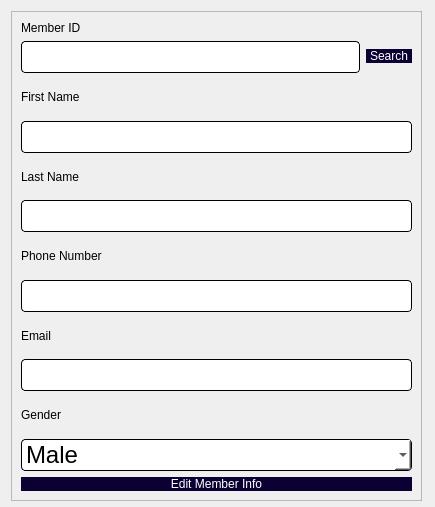
<?xml version="1.0" encoding="UTF-8"?>
<ui version="4.0">
 <class>editMember</class>
 <widget class="QDialog" name="editMember">
  <property name="geometry">
   <rect>
    <x>0</x>
    <y>0</y>
    <width>435</width>
    <height>507</height>
   </rect>
  </property>
  <property name="windowTitle">
   <string>Dialog</string>
  </property>
  <widget class="QFrame" name="frame">
   <property name="geometry">
    <rect>
     <x>11</x>
     <y>11</y>
     <width>411</width>
     <height>490</height>
    </rect>
   </property>
   <property name="frameShape">
    <enum>QFrame::StyledPanel</enum>
   </property>
   <property name="frameShadow">
    <enum>QFrame::Raised</enum>
   </property>
   <layout class="QVBoxLayout" name="verticalLayout_4">
    <item>
     <layout class="QHBoxLayout" name="horizontalLayout">
      <item>
       <layout class="QVBoxLayout" name="verticalLayout_2">
        <item>
         <widget class="QLabel" name="label_11">
          <property name="styleSheet">
           <string notr="true">font: 13pt &quot;Lato&quot;;
color: rgb(0, 0, 0);</string>
          </property>
          <property name="text">
           <string>Member ID</string>
          </property>
         </widget>
        </item>
        <item>
         <widget class="QLineEdit" name="ID">
          <property name="styleSheet">
           <string notr="true">QLineEdit{
	background-color: rgb(255, 255, 255);
	 border: 1px  solid;
     border-radius: 4px;
	font: 24px
}</string>
          </property>
         </widget>
        </item>
       </layout>
      </item>
      <item>
       <layout class="QVBoxLayout" name="verticalLayout_3">
        <item>
         <spacer name="verticalSpacer">
          <property name="orientation">
           <enum>Qt::Vertical</enum>
          </property>
          <property name="sizeType">
           <enum>QSizePolicy::Fixed</enum>
          </property>
          <property name="sizeHint" stdset="0">
           <size>
            <width>20</width>
            <height>18</height>
           </size>
          </property>
         </spacer>
        </item>
        <item>
         <widget class="QPushButton" name="searchMemberBtn">
          <property name="styleSheet">
           <string notr="true">QPushButton{
border-radius:15px;
padding : 0 4px;
background: #0c0033;
border -radius:10px;
color: rgb(255, 255, 255);
font: 10pt &quot;Lato&quot;;
}
QPushButton:hover:!pressed
{

background:#ababab;
}
QToolButton
{

border-radius:10px;
bacground:red;
color:red;
}

QPushButton:pressed
{
              font-size: 19px;
              transition: 0.9s; 
}</string>
          </property>
          <property name="text">
           <string>Search</string>
          </property>
         </widget>
        </item>
       </layout>
      </item>
     </layout>
    </item>
    <item>
     <layout class="QVBoxLayout" name="verticalLayout">
      <item>
       <widget class="QLabel" name="label_6">
        <property name="styleSheet">
         <string notr="true">font: 13pt &quot;Lato&quot;;
color: rgb(0, 0, 0);</string>
        </property>
        <property name="text">
         <string>First Name</string>
        </property>
       </widget>
      </item>
      <item>
       <widget class="QLineEdit" name="firstName">
        <property name="styleSheet">
         <string notr="true">QLineEdit{
	background-color: rgb(255, 255, 255);
	 border: 1px  solid;
     border-radius: 4px;
	font: 24px
}</string>
        </property>
       </widget>
      </item>
     </layout>
    </item>
    <item>
     <layout class="QVBoxLayout" name="verticalLayout_10">
      <item>
       <widget class="QLabel" name="label_10">
        <property name="styleSheet">
         <string notr="true">font: 13pt &quot;Lato&quot;;
color: rgb(0, 0, 0);</string>
        </property>
        <property name="text">
         <string>Last Name </string>
        </property>
       </widget>
      </item>
      <item>
       <widget class="QLineEdit" name="lastName">
        <property name="styleSheet">
         <string notr="true">QLineEdit{
	background-color: rgb(255, 255, 255);
	 border: 1px  solid;
     border-radius: 4px;
	font: 24px
}</string>
        </property>
       </widget>
      </item>
     </layout>
    </item>
    <item>
     <layout class="QVBoxLayout" name="verticalLayout_7">
      <item>
       <widget class="QLabel" name="label_7">
        <property name="styleSheet">
         <string notr="true">font: 13pt &quot;Lato&quot;;
color: rgb(0, 0, 0);</string>
        </property>
        <property name="text">
         <string>Phone Number</string>
        </property>
       </widget>
      </item>
      <item>
       <widget class="QLineEdit" name="phone">
        <property name="styleSheet">
         <string notr="true">QLineEdit{
	background-color: rgb(255, 255, 255);
	 border: 1px  solid;
     border-radius: 4px;
	font: 24px
}</string>
        </property>
       </widget>
      </item>
     </layout>
    </item>
    <item>
     <layout class="QVBoxLayout" name="verticalLayout_8">
      <item>
       <widget class="QLabel" name="label_8">
        <property name="styleSheet">
         <string notr="true">font: 13pt &quot;Lato&quot;;
color: rgb(0, 0, 0);</string>
        </property>
        <property name="text">
         <string>Email </string>
        </property>
       </widget>
      </item>
      <item>
       <widget class="QLineEdit" name="mail">
        <property name="styleSheet">
         <string notr="true">QLineEdit{
	background-color: rgb(255, 255, 255);
	 border: 1px  solid;
     border-radius: 4px;
	font: 24px
}</string>
        </property>
       </widget>
      </item>
     </layout>
    </item>
    <item>
     <layout class="QVBoxLayout" name="verticalLayout_9">
      <item>
       <widget class="QLabel" name="label_9">
        <property name="styleSheet">
         <string notr="true">font: 13pt &quot;Lato&quot;;
color: rgb(0, 0, 0);</string>
        </property>
        <property name="text">
         <string>Gender</string>
        </property>
       </widget>
      </item>
      <item>
       <widget class="QComboBox" name="gender">
        <property name="styleSheet">
         <string notr="true">QComboBox{
	background-color: rgb(255, 255, 255);
	 border: 1px  solid;
     border-radius: 4px;
	font: 24px
}</string>
        </property>
        <item>
         <property name="text">
          <string>Male</string>
         </property>
        </item>
        <item>
         <property name="text">
          <string>Female</string>
         </property>
        </item>
       </widget>
      </item>
     </layout>
    </item>
    <item>
     <layout class="QHBoxLayout" name="horizontalLayout_2">
      <item>
       <widget class="QPushButton" name="editMemberBtn">
        <property name="styleSheet">
         <string notr="true">QPushButton{
border-radius:15px;
padding : 0 4px;
background: #0c0033;
border -radius:10px;
color: rgb(255, 255, 255);
font: 12pt &quot;Lato Black&quot;;
}
QPushButton:hover:!pressed
{

background:#ababab;
}
QToolButton
{

border-radius:10px;
bacground:red;
color:red;
}

QPushButton:pressed
{
              font-size: 19px;
              transition: 0.9s; 
}</string>
        </property>
        <property name="text">
         <string>Edit Member Info</string>
        </property>
       </widget>
      </item>
     </layout>
    </item>
   </layout>
  </widget>
 </widget>
 <resources/>
 <connections/>
</ui>
